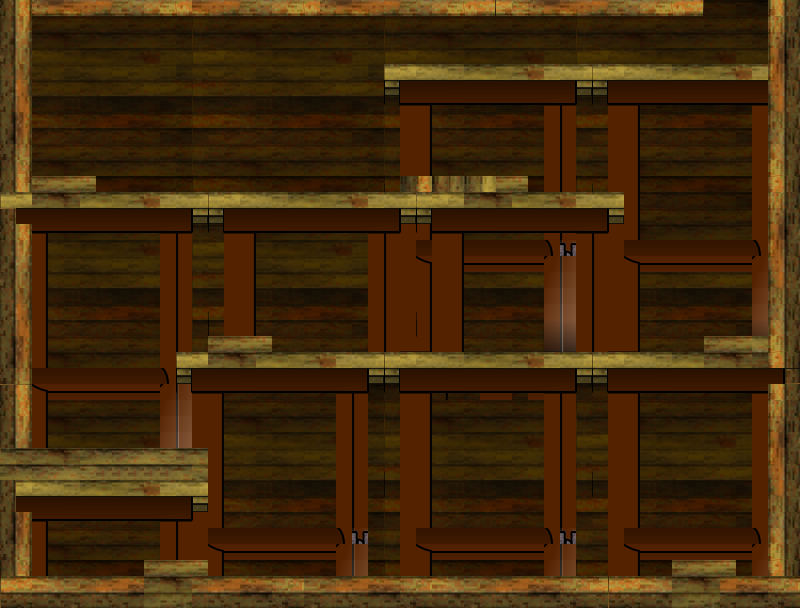

A level layout from a 2D game, rendered from its tile map. Below: a short description, then the map file with tile-grid data replaced by summaries:
An orthogonal 50x38 tile map with 16x16 px tiles, 6 tile layers (background, back beams, middle beams, front beams, ...), 2 tilesets.

<map version="1.2" tiledversion="1.3.2" orientation="orthogonal" renderorder="right-down" compressionlevel="0" width="50" height="38" tilewidth="16" tileheight="16" infinite="0" nextlayerid="9" nextobjectid="1">
 <editorsettings>
  <export target="." />
 </editorsettings>
 <tileset firstgid="1" name="BridgeTiles" tilewidth="32" tileheight="32" tilecount="1344" columns="48">
  <image source="BridgeTiles.png" width="1536" height="896" />
 </tileset>
 <tileset firstgid="1345" name="dark_bridgetiles" tilewidth="32" tileheight="32" tilecount="1344" columns="48">
  <image source="dark_bridgetiles.png" width="1536" height="896" />
 </tileset>
 <layer id="6" name="background" width="50" height="38">
  <data>[1900 cells, 1900 non-empty, 144 distinct tile ids]</data>
 </layer>
 <layer id="4" name="back beams" width="50" height="38">
  <data>[1900 cells, 336 non-empty, 168 distinct tile ids]</data>
 </layer>
 <layer id="3" name="middle beams" width="50" height="38">
  <data>[1900 cells, 405 non-empty, 168 distinct tile ids]</data>
 </layer>
 <layer id="5" name="front beams" width="50" height="38">
  <data>[1900 cells, 493 non-empty, 147 distinct tile ids]</data>
 </layer>
 <layer id="8" name="Tile Layer 1" width="50" height="38">
  <data>[1900 cells, 414 non-empty, 62 distinct tile ids]</data>
 </layer>
 <layer id="7" name="foreground" width="50" height="38">
  <data>[1900 cells, 0 non-empty, 0 distinct tile ids]</data>
 </layer>
</map>
